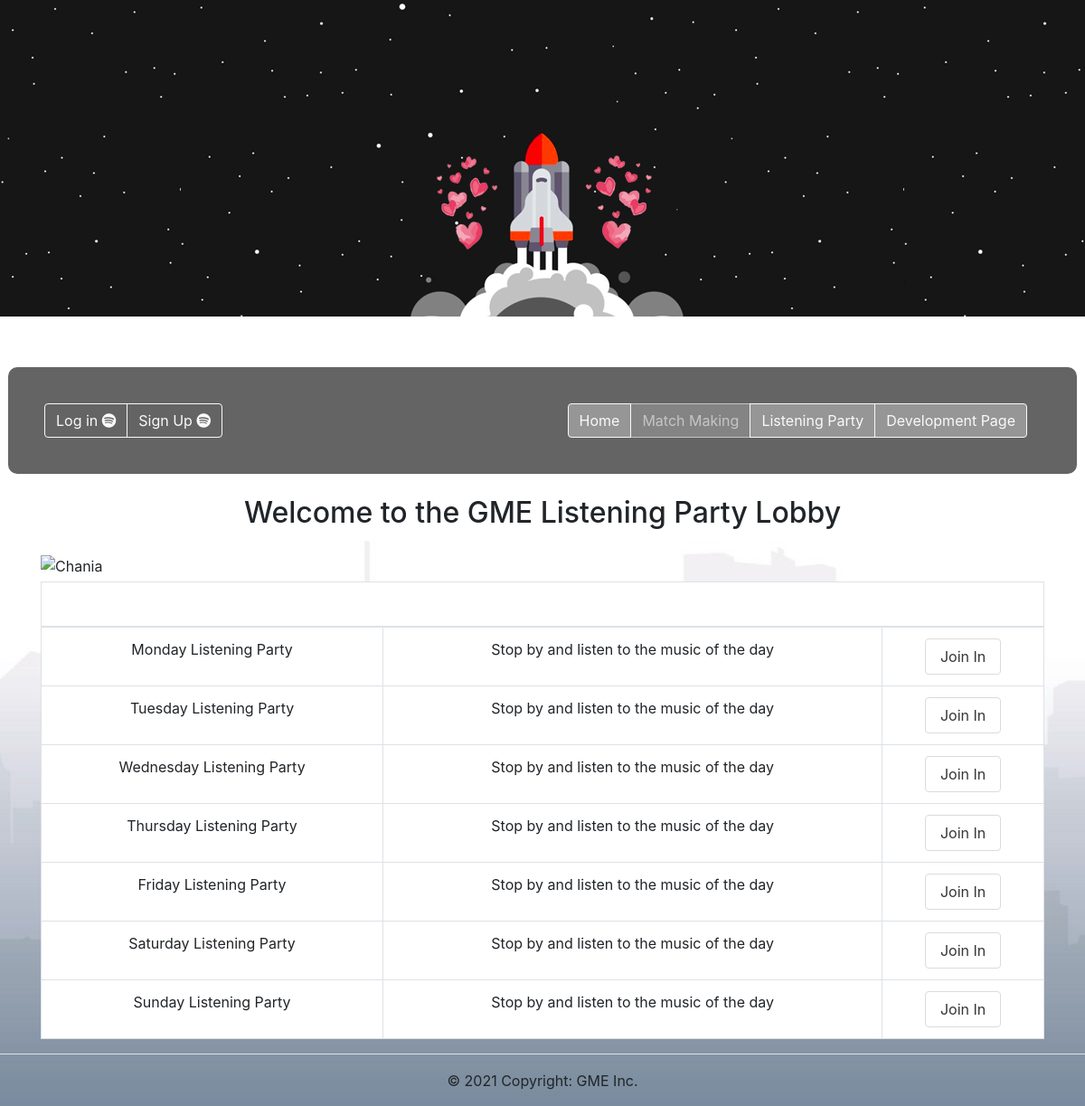
Page /chat/ on the committed database.
### chat/models.py (models this page shows, shortened)
class Room(models.Model):
    name = models.CharField(max_length=30)
    description = models.CharField(max_length=100)
    slug = models.CharField(max_length=50)

### chat/views.py (the view)
# urls.py: url('chat/', views.all_rooms, name="all_rooms"),
def all_rooms(request):
    rooms = Room.objects.all()
    return render(request, 'chat/index.html', {'rooms': rooms})

### chat/templates/chat/index.html (shortened to what this page needs)
{% load static %}
<!DOCTYPE html>
<html>
<head>
  <link rel="stylesheet" href="https://cdnjs.cloudflare.com/ajax/libs/bulma/0.6.1/css/bulma.min.css" />
  <link rel="stylesheet" type="text/css" href="{% static 'style.css' %}" />
  <link rel="stylesheet" href="https://maxcdn.bootstrapcdn.com/bootstrap/4.5.2/css/bootstrap.min.css" />
  <link rel="stylesheet" href="https://use.fontawesome.com/releases/v5.7.0/css/all.css"
 />
  {% block head %}
  <div class="jumbotron jumbotron-fluid justify-content-center" id="jumbotron_banner">
  </div>
  {% endblock %}
  <div class="row justify-content-center" id="signin_navbar_row">
    <div class="d-flex mx-auto" id="navbar_signin_flex">
      {% if 'profile' not in request.session %}
      <div class="col-3 mx-auto" id="signin_col">
        <div class="d-flex-column justify-content-center" id="signin_flexbox">
          <div class="btn-group">
            <a role="button" class="btn btn-outline-light" href="/login/">Log in <i class="fab fa-spotify"></i></a>
            <a role="button" class="btn btn-outline-light" href="https://www.spotify.com/us/signup/"
              target="_blank">Sign Up <i class="fab fa-spotify"></i></a>
          </div>
        </div>
      </div>
      {% endif %}
      <div class="col-9 mx-auto" id="navbar_col">
        <div class="d-flex justify-content-end " id="navbar_flexbox">
          <div class="btn-group" id="nav_btn_group">
            <a class="btn btn-outline-light" id="navbutton" role="button" href="/">Home</a>
            <a class="btn btn-outline-light disabled" id="navbutton" role="button" href="/">Match Making</a>
            <a class="btn btn-outline-light" id="navbutton" role="button" href="/chat/">Listening Party</a>
            <a class="btn btn-outline-light" id="navbutton" role="button" href="/dev/">Development Page</a>
          </div>
        </div>
      </div>
    </div>
  </div>
</head>
<body>
  <div class="container">
    <h2 style="text-align: center; padding-bottom: 20px;">Welcome to the GME Listening Party Lobby</h2>
    <img class="img-fluid, mx-auto d-block" style="padding-bottom: 5px;" src="https://www.jesusfreakhideout.com/listeningparty/listeningparty2018.png" alt="Chania">
    <table class="table table, table-striped, table table-bordered">
      <thead class="table-dark">
        <tr>
          <th style="text-align: center; color: white;">Day of The Week</th>
          <th style="text-align: center; color: white;">Theme</th>
          <th style="text-align: center; color: white;">Join Party</th>
        </tr>
      </thead>
      <tbody>
        {% for room in rooms %}
        <tr>
          <td style="text-align: center;">{{room.name}}</td>
          <td style="text-align: center;">{{room.description}}</td>
          <td style="text-align: center;"><a href="/rooms/{{room.slug}}" class="button">Join In</a></td>
        </tr>
        {% endfor %}
      </tbody>
    </table>
  </div>
</body>
<footer>
  <div class="footer, border-top" style="padding-top: 1px;">
        <div class="footer-copyright text-center py-3">© 2021 Copyright:
          <a> GME Inc.</a>
        </div>
  </div>
</footer>
</html>

### static/style.css (style rules this page uses)
body { background-image: url(background.jpg); background-size: cover; }
#navbar_signin_flex { background-color: rgb(100,100,100); padding: 20px; width: 100%; border-radius: 10px; }
#navbar_flexbox { padding: 20px; }
#signin_col { padding: 20px; }
#navbutton { background-color:rgb(150, 150, 150); }
#signin_navbar_row { padding:2%; }
.jumbotron { background-image: url(banner.png); height: 350px; background-size: auto; background-position: center; }

### rows in the picture
Room: name "Monday Listening Party", description "Stop by and listen to the music of the day"
Room: name "Tuesday Listening Party", description "Stop by and listen to the music of the day"
Room: name "Wednesday Listening Party", description "Stop by and listen to the music of the day"
Room: name "Thursday Listening Party", description "Stop by and listen to the music of the day"
Room: name "Friday Listening Party", description "Stop by and listen to the music of the day"
Room: name "Saturday Listening Party", description "Stop by and listen to the music of the day"
Room: name "Sunday Listening Party", description "Stop by and listen to the music of the day"
